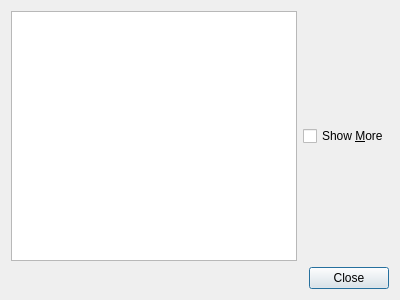
<?xml version="1.0" encoding="UTF-8"?>
<ui version="4.0">
 <class>NMDialog</class>
 <widget class="QDialog" name="NMDialog">
  <property name="geometry">
   <rect>
    <x>0</x>
    <y>0</y>
    <width>400</width>
    <height>300</height>
   </rect>
  </property>
  <property name="windowTitle">
   <string>Dialog</string>
  </property>
  <layout class="QVBoxLayout" name="verticalLayout">
   <item>
    <layout class="QHBoxLayout" name="horizontalLayout">
     <item>
      <widget class="QListView" name="connectionsList"/>
     </item>
     <item>
      <widget class="QCheckBox" name="checkBoxShowMore">
       <property name="text">
        <string>Show &amp;More</string>
       </property>
      </widget>
     </item>
    </layout>
   </item>
   <item>
    <widget class="QDialogButtonBox" name="buttonBox">
     <property name="orientation">
      <enum>Qt::Horizontal</enum>
     </property>
     <property name="standardButtons">
      <set>QDialogButtonBox::Close</set>
     </property>
    </widget>
   </item>
  </layout>
 </widget>
 <resources/>
 <connections>
  <connection>
   <sender>buttonBox</sender>
   <signal>accepted()</signal>
   <receiver>NMDialog</receiver>
   <slot>accept()</slot>
   <hints>
    <hint type="sourcelabel">
     <x>248</x>
     <y>254</y>
    </hint>
    <hint type="destinationlabel">
     <x>157</x>
     <y>274</y>
    </hint>
   </hints>
  </connection>
  <connection>
   <sender>buttonBox</sender>
   <signal>rejected()</signal>
   <receiver>NMDialog</receiver>
   <slot>reject()</slot>
   <hints>
    <hint type="sourcelabel">
     <x>316</x>
     <y>260</y>
    </hint>
    <hint type="destinationlabel">
     <x>286</x>
     <y>274</y>
    </hint>
   </hints>
  </connection>
 </connections>
</ui>
